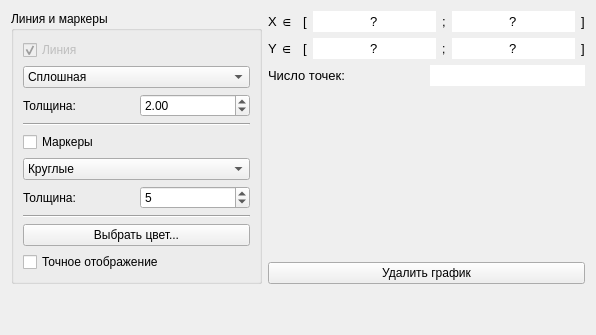
            <widget class="QWidget" name="tab">
             <property name="autoFillBackground">
              <bool>false</bool>
             </property>
             <attribute name="title">
              <string>Общее</string>
             </attribute>
             <layout class="QGridLayout" name="gridLayout_22">
              <item row="0" column="0">
               <widget class="QGroupBox" name="groupBox_5">
                <property name="sizePolicy">
                 <sizepolicy hsizetype="Expanding" vsizetype="Preferred">
                  <horstretch>0</horstretch>
                  <verstretch>0</verstretch>
                 </sizepolicy>
                </property>
                <property name="title">
                 <string>Линия и маркеры</string>
                </property>
                <layout class="QGridLayout" name="gridLayout_8">
                 <item row="7" column="0">
                  <widget class="QCheckBox" name="accurateDrawingCheckbox">
                   <property name="text">
                    <string>Точное отображение</string>
                   </property>
                  </widget>
                 </item>
                 <item row="2" column="0">
                  <widget class="Line" name="line">
                   <property name="orientation">
                    <enum>Qt::Horizontal</enum>
                   </property>
                  </widget>
                 </item>
                 <item row="1" column="0">
                  <layout class="QVBoxLayout" name="verticalLayout_6">
                   <item>
                    <widget class="QCheckBox" name="drawLine">
                     <property name="enabled">
                      <bool>false</bool>
                     </property>
                     <property name="text">
                      <string>Линия</string>
                     </property>
                     <property name="checked">
                      <bool>true</bool>
                     </property>
                    </widget>
                   </item>
                   <item>
                    <widget class="QComboBox" name="plotLineStyle">
                     <item>
                      <property name="text">
                       <string>Сплошная</string>
                      </property>
                     </item>
                     <item>
                      <property name="text">
                       <string>Штриховая</string>
                      </property>
                     </item>
                     <item>
                      <property name="text">
                       <string>Штрихпунктирная</string>
                      </property>
                     </item>
                     <item>
                      <property name="text">
                       <string>Штрихпунктирная с двумя точками</string>
                      </property>
                     </item>
                     <item>
                      <property name="text">
                       <string>Пунктирная</string>
                      </property>
                     </item>
                    </widget>
                   </item>
                   <item>
                    <layout class="QHBoxLayout" name="horizontalLayout_19">
                     <item>
                      <widget class="QLabel" name="label_16">
                       <property name="text">
                        <string>Толщина:</string>
                       </property>
                      </widget>
                     </item>
                     <item>
                      <widget class="QDoubleSpinBox" name="lineWidth">
                       <property name="minimum">
                        <double>0.250000000000000</double>
                       </property>
                       <property name="maximum">
                        <double>8.000000000000000</double>
                       </property>
                       <property name="singleStep">
                        <double>0.250000000000000</double>
                       </property>
                       <property name="value">
                        <double>2.000000000000000</double>
                       </property>
                      </widget>
                     </item>
                    </layout>
                   </item>
                  </layout>
                 </item>
                 <item row="5" column="0">
                  <widget class="Line" name="line_2">
                   <property name="orientation">
                    <enum>Qt::Horizontal</enum>
                   </property>
                  </widget>
                 </item>
                 <item row="3" column="0">
                  <layout class="QVBoxLayout" name="verticalLayout_5">
                   <item>
                    <widget class="QCheckBox" name="drawMarkers">
                     <property name="text">
                      <string>Маркеры</string>
                     </property>
                    </widget>
                   </item>
                   <item>
                    <widget class="QComboBox" name="markerStyles">
                     <item>
                      <property name="text">
                       <string>Круглые</string>
                      </property>
                     </item>
                     <item>
                      <property name="text">
                       <string>Квадратные</string>
                      </property>
                     </item>
                    </widget>
                   </item>
                   <item>
                    <layout class="QHBoxLayout" name="horizontalLayout_18">
                     <item>
                      <widget class="QLabel" name="label_15">
                       <property name="text">
                        <string>Толщина:</string>
                       </property>
                      </widget>
                     </item>
                     <item>
                      <widget class="QDoubleSpinBox" name="markerWidth">
                       <property name="decimals">
                        <number>0</number>
                       </property>
                       <property name="minimum">
                        <double>1.000000000000000</double>
                       </property>
                       <property name="maximum">
                        <double>20.000000000000000</double>
                       </property>
                       <property name="singleStep">
                        <double>1.000000000000000</double>
                       </property>
                       <property name="value">
                        <double>5.000000000000000</double>
                       </property>
                      </widget>
                     </item>
                    </layout>
                   </item>
                  </layout>
                 </item>
                 <item row="6" column="0">
                  <widget class="QPushButton" name="colorButton">
                   <property name="text">
                    <string>Выбрать цвет...</string>
                   </property>
                  </widget>
                 </item>
                </layout>
               </widget>
              </item>
              <item row="0" column="1">
               <layout class="QVBoxLayout" name="verticalLayout_13">
                <property name="sizeConstraint">
                 <enum>QLayout::SetDefaultConstraint</enum>
                </property>
                <item>
                 <layout class="QVBoxLayout" name="verticalLayout_11">
                  <item>
                   <layout class="QHBoxLayout" name="horizontalLayout_44">
                    <item>
                     <widget class="QLabel" name="label_41">
                      <property name="font">
                       <font>
                        <pointsize>10</pointsize>
                       </font>
                      </property>
                      <property name="text">
                       <string>X ∈ </string>
                      </property>
                     </widget>
                    </item>
                    <item>
                     <widget class="QLabel" name="label_42">
                      <property name="font">
                       <font>
                        <pointsize>10</pointsize>
                       </font>
                      </property>
                      <property name="text">
                       <string>[</string>
                      </property>
                     </widget>
                    </item>
                    <item>
                     <widget class="QLineEdit" name="pltXmin">
                      <property name="sizePolicy">
                       <sizepolicy hsizetype="Expanding" vsizetype="Fixed">
                        <horstretch>0</horstretch>
                        <verstretch>0</verstretch>
                       </sizepolicy>
                      </property>
                      <property name="font">
                       <font>
                        <pointsize>10</pointsize>
                       </font>
                      </property>
                      <property name="text">
                       <string>?</string>
                      </property>
                      <property name="frame">
                       <bool>false</bool>
                      </property>
                      <property name="alignment">
                       <set>Qt::AlignCenter</set>
                      </property>
                      <property name="readOnly">
                       <bool>true</bool>
                      </property>
                     </widget>
                    </item>
                    <item>
                     <widget class="QLabel" name="label_43">
                      <property name="font">
                       <font>
                        <pointsize>10</pointsize>
                       </font>
                      </property>
                      <property name="text">
                       <string>;</string>
                      </property>
                     </widget>
                    </item>
                    <item>
                     <widget class="QLineEdit" name="pltXmax">
                      <property name="sizePolicy">
                       <sizepolicy hsizetype="Expanding" vsizetype="Fixed">
                        <horstretch>0</horstretch>
                        <verstretch>0</verstretch>
                       </sizepolicy>
                      </property>
                      <property name="font">
                       <font>
                        <pointsize>10</pointsize>
                       </font>
                      </property>
                      <property name="text">
                       <string>?</string>
                      </property>
                      <property name="frame">
                       <bool>false</bool>
                      </property>
                      <property name="alignment">
                       <set>Qt::AlignCenter</set>
                      </property>
                      <property name="readOnly">
                       <bool>true</bool>
                      </property>
                     </widget>
                    </item>
                    <item>
                     <widget class="QLabel" name="label_44">
                      <property name="font">
                       <font>
                        <pointsize>10</pointsize>
                       </font>
                      </property>
                      <property name="text">
                       <string>]</string>
                      </property>
                     </widget>
                    </item>
                   </layout>
                  </item>
                  <item>
                   <layout class="QHBoxLayout" name="horizontalLayout_45">
                    <item>
                     <widget class="QLabel" name="label_45">
                      <property name="font">
                       <font>
                        <pointsize>10</pointsize>
                       </font>
                      </property>
                      <property name="text">
                       <string>Y ∈ </string>
                      </property>
                     </widget>
                    </item>
                    <item>
                     <widget class="QLabel" name="label_46">
                      <property name="font">
                       <font>
                        <pointsize>10</pointsize>
                       </font>
                      </property>
                      <property name="text">
                       <string>[</string>
                      </property>
                     </widget>
                    </item>
                    <item>
                     <widget class="QLineEdit" name="pltYmin">
                      <property name="sizePolicy">
                       <sizepolicy hsizetype="Expanding" vsizetype="Fixed">
                        <horstretch>0</horstretch>
                        <verstretch>0</verstretch>
                       </sizepolicy>
                      </property>
                      <property name="font">
                       <font>
                        <pointsize>10</pointsize>
                       </font>
                      </property>
                      <property name="text">
                       <string>?</string>
                      </property>
                      <property name="frame">
                       <bool>false</bool>
                      </property>
                      <property name="alignment">
                       <set>Qt::AlignCenter</set>
                      </property>
                      <property name="readOnly">
                       <bool>true</bool>
                      </property>
                     </widget>
                    </item>
                    <item>
                     <widget class="QLabel" name="label_47">
                      <property name="text">
                       <string>;</string>
                      </property>
                     </widget>
                    </item>
                    <item>
                     <widget class="QLineEdit" name="pltYmax">
                      <property name="sizePolicy">
                       <sizepolicy hsizetype="Expanding" vsizetype="Fixed">
                        <horstretch>0</horstretch>
                        <verstretch>0</verstretch>
                       </sizepolicy>
                      </property>
                      <property name="font">
                       <font>
                        <pointsize>10</pointsize>
                       </font>
                      </property>
                      <property name="text">
                       <string>?</string>
                      </property>
                      <property name="frame">
                       <bool>false</bool>
                      </property>
                      <property name="alignment">
                       <set>Qt::AlignCenter</set>
                      </property>
                      <property name="readOnly">
                       <bool>true</bool>
                      </property>
                     </widget>
                    </item>
                    <item>
                     <widget class="QLabel" name="label_48">
                      <property name="font">
                       <font>
                        <pointsize>10</pointsize>
                       </font>
                      </property>
                      <property name="text">
                       <string>]</string>
                      </property>
                     </widget>
                    </item>
                   </layout>
                  </item>
                 </layout>
                </item>
                <item>
                 <layout class="QHBoxLayout" name="horizontalLayout_17">
                  <item>
                   <widget class="QLabel" name="label_23">
                    <property name="font">
                     <font>
                      <pointsize>10</pointsize>
                     </font>
                    </property>
                    <property name="text">
                     <string>Число точек:</string>
                    </property>
                   </widget>
                  </item>
                  <item>
                   <widget class="QLineEdit" name="nPoints">
                    <property name="sizePolicy">
                     <sizepolicy hsizetype="Ignored" vsizetype="Fixed">
                      <horstretch>0</horstretch>
                      <verstretch>0</verstretch>
                     </sizepolicy>
                    </property>
                    <property name="font">
                     <font>
                      <pointsize>10</pointsize>
                     </font>
                    </property>
                    <property name="frame">
                     <bool>false</bool>
                    </property>
                    <property name="alignment">
                     <set>Qt::AlignRight|Qt::AlignTrailing|Qt::AlignVCenter</set>
                    </property>
                    <property name="readOnly">
                     <bool>true</bool>
                    </property>
                    <property name="clearButtonEnabled">
                     <bool>false</bool>
                    </property>
                   </widget>
                  </item>
                 </layout>
                </item>
                <item>
                 <spacer name="verticalSpacer_11">
                  <property name="orientation">
                   <enum>Qt::Vertical</enum>
                  </property>
                  <property name="sizeType">
                   <enum>QSizePolicy::Expanding</enum>
                  </property>
                  <property name="sizeHint" stdset="0">
                   <size>
                    <width>20</width>
                    <height>40</height>
                   </size>
                  </property>
                 </spacer>
                </item>
                <item>
                 <widget class="QPushButton" name="deletePlotButton">
                  <property name="text">
                   <string>Удалить график</string>
                  </property>
                 </widget>
                </item>
               </layout>
              </item>
              <item row="1" column="0">
               <spacer name="verticalSpacer_12">
                <property name="orientation">
                 <enum>Qt::Vertical</enum>
                </property>
                <property name="sizeHint" stdset="0">
                 <size>
                  <width>20</width>
                  <height>40</height>
                 </size>
                </property>
               </spacer>
              </item>
             </layout>
            </widget>
